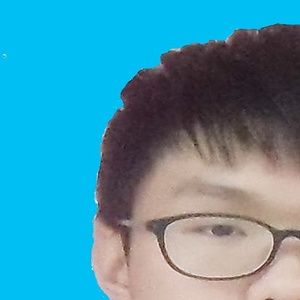
#> input picture faceRecognition/dataset/images/邓翔宇/1邓翔宇.jpg, 300 x 300 px
$ python convertToL.py '../faceRecognition/dataset/images/邓翔宇'   (older library calls are emulated)
#> lines starting #> are read from the running program, lines starting #| are printed output that depends on the picture
### imagPre/util.py
import os
import sys
import math
import random
import functools
import numpy as np
from PIL import Image, ImageEnhance

# [78 lines left out: functions rotate, randomCrop, resize, convertToRGB, not called in this run]

def convertToL(img_path):
    # [24 lines of commented-out code are left out]

    im = Image.open(img_path)
#> im is the input picture: PIL image 300x300 RGB; mean R, G, B 74.7, 148.3, 169.4
    im = im.convert('L')
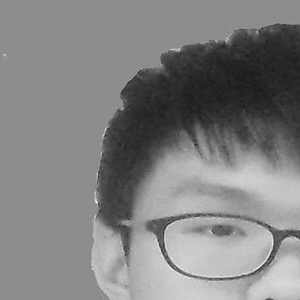
#> im: PIL image 300x300 L; min 23, max 244, mean 128.8
    save_path = './toL/'
    mkdir(save_path)
    img_name = save_path + os.path.basename(img_path)
    print('success save to ' + img_name)
    im.save(img_name, quality=95)

# [21 lines left out: function convertTo1, not called in this run]

def imgList(dir, suffix = '.jpg'):

    assert os.path.isdir(dir)

    list = []
    for file in os.listdir(dir):
        img_path = os.path.join(dir, file)
        if os.path.splitext(img_path)[1] == ".jpg":
            list.append(img_path)
    return list

def mkdir(dir):
    if not os.path.isdir(dir):
        os.makedirs(dir)

# [2 lines that do not run on import are left out]

### imagPre/convertToL.py
import os
import sys
import math
import util
import random
import functools
import numpy as np
from PIL import Image, ImageEnhance


dir = sys.argv[1]

for img_path in util.imgList(dir):
    util.convertToL(img_path)
#> pass 2 of the loop `for img_path in util.imgList(dir):`:
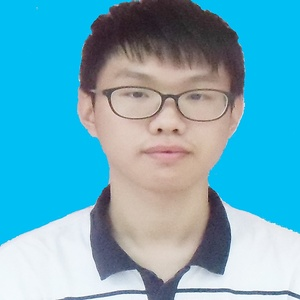
#> input picture faceRecognition/dataset/images/邓翔宇/2邓翔宇.jpg, 300 x 300 px
#> in convertToL, im is the input picture: PIL image 300x300 RGB; mean R, G, B 103.2, 173.4, 193.4
#> in convertToL (call 2), `im = im.convert('L')`:
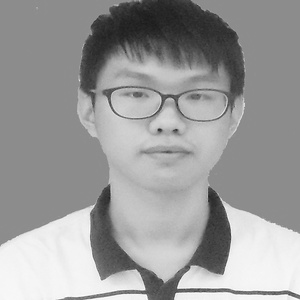
#> im: PIL image 300x300 L; min 27, max 254, mean 154.7
